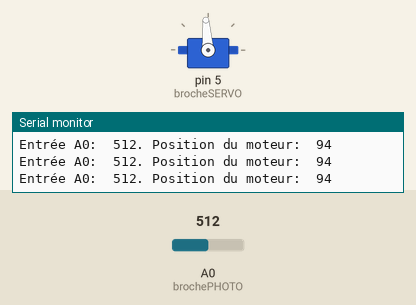
The sketch below on a simulated Arduino Uno, built with avr-gcc and run on an emulated ATmega328P. On the bench: servo, the last lines printed to the serial monitor. The test bench sets the inputs (shaded band); at power-on: A0 (brochePHOTO) = 512.

Above: at 1.2 s.
1.3 s: A0 (brochePHOTO) set to 525
At 2.6 s:
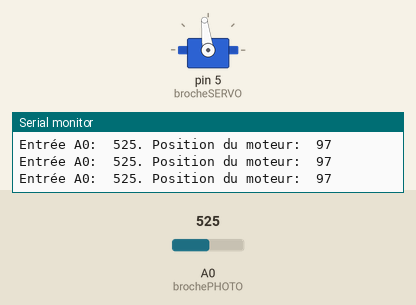
4.3 s: A0 (brochePHOTO) set to 556
At 4.8 s:
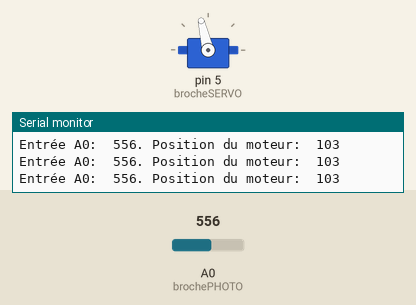
5.8 s: A0 (brochePHOTO) set to 306
At 6.3 s:
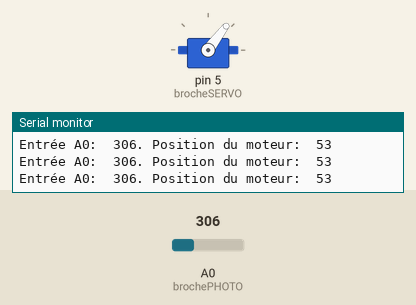
7.3 s: A0 (brochePHOTO) set to 107
At 8.2 s:
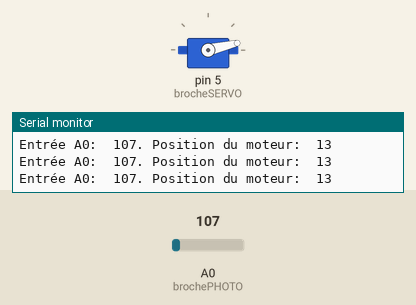
8.8 s: A0 (brochePHOTO) set to 99
At 9.6 s:
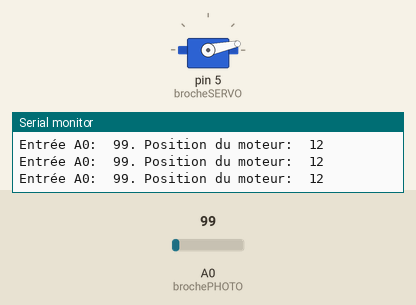
11.8 s: A0 (brochePHOTO) set to 1023
At 12.5 s:
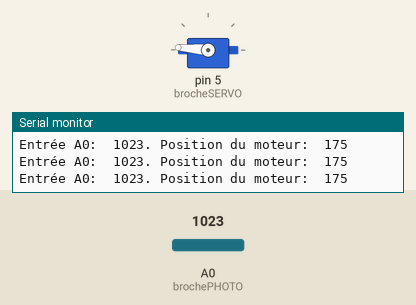
Timing chart, 0 to 14.3 s (numbered marks = the images above; inputs shaded):
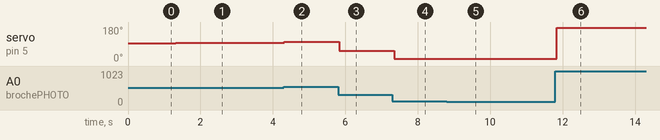

Measured:
- after the input at 1.3 s, servo on pin 5 (brocheSERVO): 94° → 97° at once
- after the input at 4.3 s, servo on pin 5 (brocheSERVO): 97° → 103° at once
- after the input at 5.8 s, servo on pin 5 (brocheSERVO): 103° → 53° at once
- after the input at 7.3 s, servo on pin 5 (brocheSERVO): 53° → 13° after 0.05 s
- after the input at 8.8 s, servo on pin 5 (brocheSERVO): 13° → 12° at once
- after the input at 11.8 s, servo on pin 5 (brocheSERVO): 12° → 175° at once

The sketch:

Etape2.ino
```cpp
// Étape 2

#include <Servo.h>

Servo mservo;
int brochePHOTO = A0; // Entrée analogue pour photorésistance
int brocheSERVO = 5;  // Broche pour le servomoteur
int forceLUMIERE;     // Variable pour l'intensité de lumière

void setup()
{
  // Il n'est pas nécéssaire d'initialiser la broche A0
  mservo.attach( brocheSERVO );
  Serial.begin(9600);
}

int intensite = 0;
int pos = 0;

void loop()
{
  forceLUMIERE = analogRead( brochePHOTO );

  // On affiche les valeurs non transformées
  Serial.print( "Entrée A0:  ");
  Serial.print( forceLUMIERE );

  // On encadre la position entre 5 et 175 degres
  // en fonction du minimum et maximum de la photorésistance
  pos = map( forceLUMIERE, 64, 911, 5, 175 );
  pos = constrain( pos, 5, 175 );

  // On affiche la position envoyée au moteur
  Serial.print( ". Position du moteur:  ");
  Serial.println( pos );

  mservo.write( pos ); // on positionne le moteur

  delay(33);
}
```
